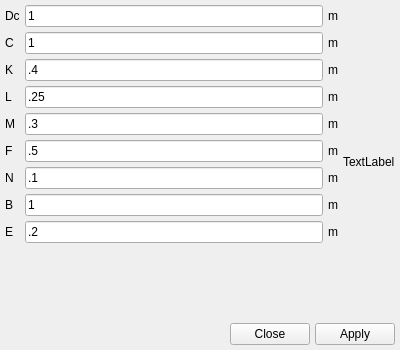
<?xml version="1.0" encoding="UTF-8"?>
<ui version="4.0">
 <class>Form</class>
 <widget class="QWidget" name="Form">
  <property name="geometry">
   <rect>
    <x>0</x>
    <y>0</y>
    <width>400</width>
    <height>350</height>
   </rect>
  </property>
  <property name="windowTitle">
   <string>Form</string>
  </property>
  <layout class="QGridLayout" name="gridLayout">
   <property name="leftMargin">
    <number>5</number>
   </property>
   <property name="topMargin">
    <number>5</number>
   </property>
   <property name="rightMargin">
    <number>5</number>
   </property>
   <property name="bottomMargin">
    <number>5</number>
   </property>
   <property name="spacing">
    <number>5</number>
   </property>
   <item row="4" column="1">
    <widget class="LineEdit" name="lineedit_m">
     <property name="text">
      <string>.3</string>
     </property>
    </widget>
   </item>
   <item row="2" column="1">
    <widget class="LineEdit" name="lineedit_k">
     <property name="text">
      <string>.4</string>
     </property>
    </widget>
   </item>
   <item row="1" column="1">
    <widget class="LineEdit" name="lineedit_c">
     <property name="text">
      <string>1</string>
     </property>
    </widget>
   </item>
   <item row="3" column="1">
    <widget class="LineEdit" name="lineedit_l">
     <property name="text">
      <string>.25</string>
     </property>
    </widget>
   </item>
   <item row="6" column="0">
    <widget class="QLabel" name="label_9">
     <property name="text">
      <string>N</string>
     </property>
    </widget>
   </item>
   <item row="1" column="0">
    <widget class="QLabel" name="label_3">
     <property name="text">
      <string>C</string>
     </property>
    </widget>
   </item>
   <item row="7" column="1">
    <widget class="LineEdit" name="lineedit_b">
     <property name="text">
      <string>1</string>
     </property>
    </widget>
   </item>
   <item row="5" column="0">
    <widget class="QLabel" name="label_6">
     <property name="text">
      <string>F</string>
     </property>
    </widget>
   </item>
   <item row="4" column="0">
    <widget class="QLabel" name="label_5">
     <property name="text">
      <string>M</string>
     </property>
    </widget>
   </item>
   <item row="9" column="1">
    <spacer name="verticalSpacer">
     <property name="orientation">
      <enum>Qt::Vertical</enum>
     </property>
     <property name="sizeHint" stdset="0">
      <size>
       <width>20</width>
       <height>40</height>
      </size>
     </property>
    </spacer>
   </item>
   <item row="0" column="1">
    <widget class="LineEdit" name="lineedit_dc">
     <property name="text">
      <string>1</string>
     </property>
    </widget>
   </item>
   <item row="8" column="0">
    <widget class="QLabel" name="label_8">
     <property name="text">
      <string>E</string>
     </property>
    </widget>
   </item>
   <item row="6" column="1">
    <widget class="LineEdit" name="lineedit_n">
     <property name="text">
      <string>.1</string>
     </property>
    </widget>
   </item>
   <item row="8" column="1">
    <widget class="LineEdit" name="lineedit_e">
     <property name="text">
      <string>.2</string>
     </property>
    </widget>
   </item>
   <item row="2" column="0">
    <widget class="QLabel" name="label_2">
     <property name="text">
      <string>K</string>
     </property>
    </widget>
   </item>
   <item row="0" column="0">
    <widget class="QLabel" name="label">
     <property name="text">
      <string>Dc</string>
     </property>
    </widget>
   </item>
   <item row="7" column="0">
    <widget class="QLabel" name="label_7">
     <property name="text">
      <string>B</string>
     </property>
    </widget>
   </item>
   <item row="3" column="0">
    <widget class="QLabel" name="label_4">
     <property name="text">
      <string>L</string>
     </property>
    </widget>
   </item>
   <item row="19" column="0" colspan="4">
    <widget class="QWidget" name="widget" native="true">
     <layout class="QHBoxLayout" name="horizontalLayout">
      <property name="spacing">
       <number>5</number>
      </property>
      <property name="leftMargin">
       <number>0</number>
      </property>
      <property name="topMargin">
       <number>0</number>
      </property>
      <property name="rightMargin">
       <number>0</number>
      </property>
      <property name="bottomMargin">
       <number>0</number>
      </property>
      <item>
       <spacer name="horizontalSpacer">
        <property name="orientation">
         <enum>Qt::Horizontal</enum>
        </property>
        <property name="sizeHint" stdset="0">
         <size>
          <width>40</width>
          <height>20</height>
         </size>
        </property>
       </spacer>
      </item>
      <item>
       <widget class="QPushButton" name="pushbutton_close">
        <property name="text">
         <string>Close</string>
        </property>
       </widget>
      </item>
      <item>
       <widget class="QPushButton" name="pushbutton_apply">
        <property name="text">
         <string>Apply</string>
        </property>
       </widget>
      </item>
     </layout>
    </widget>
   </item>
   <item row="0" column="3" rowspan="10">
    <widget class="QLabel" name="label_image">
     <property name="text">
      <string>TextLabel</string>
     </property>
    </widget>
   </item>
   <item row="0" column="2">
    <widget class="QLabel" name="label_10">
     <property name="text">
      <string>m</string>
     </property>
    </widget>
   </item>
   <item row="1" column="2">
    <widget class="QLabel" name="label_11">
     <property name="text">
      <string>m</string>
     </property>
    </widget>
   </item>
   <item row="2" column="2">
    <widget class="QLabel" name="label_12">
     <property name="text">
      <string>m</string>
     </property>
    </widget>
   </item>
   <item row="3" column="2">
    <widget class="QLabel" name="label_13">
     <property name="text">
      <string>m</string>
     </property>
    </widget>
   </item>
   <item row="4" column="2">
    <widget class="QLabel" name="label_14">
     <property name="text">
      <string>m</string>
     </property>
    </widget>
   </item>
   <item row="5" column="1">
    <widget class="LineEdit" name="lineedit_f">
     <property name="text">
      <string>.5</string>
     </property>
    </widget>
   </item>
   <item row="5" column="2">
    <widget class="QLabel" name="label_15">
     <property name="text">
      <string>m</string>
     </property>
    </widget>
   </item>
   <item row="6" column="2">
    <widget class="QLabel" name="label_16">
     <property name="text">
      <string>m</string>
     </property>
    </widget>
   </item>
   <item row="7" column="2">
    <widget class="QLabel" name="label_17">
     <property name="text">
      <string>m</string>
     </property>
    </widget>
   </item>
   <item row="8" column="2">
    <widget class="QLabel" name="label_18">
     <property name="text">
      <string>m</string>
     </property>
    </widget>
   </item>
  </layout>
 </widget>
 <customwidgets>
  <customwidget>
   <class>LineEdit</class>
   <extends>QLineEdit</extends>
   <header>mfixgui.widgets.base</header>
  </customwidget>
 </customwidgets>
 <tabstops>
  <tabstop>lineedit_dc</tabstop>
  <tabstop>lineedit_c</tabstop>
  <tabstop>lineedit_k</tabstop>
  <tabstop>lineedit_l</tabstop>
  <tabstop>lineedit_m</tabstop>
  <tabstop>lineedit_f</tabstop>
  <tabstop>lineedit_n</tabstop>
  <tabstop>lineedit_b</tabstop>
  <tabstop>lineedit_e</tabstop>
  <tabstop>pushbutton_close</tabstop>
  <tabstop>pushbutton_apply</tabstop>
 </tabstops>
 <resources/>
 <connections/>
</ui>
